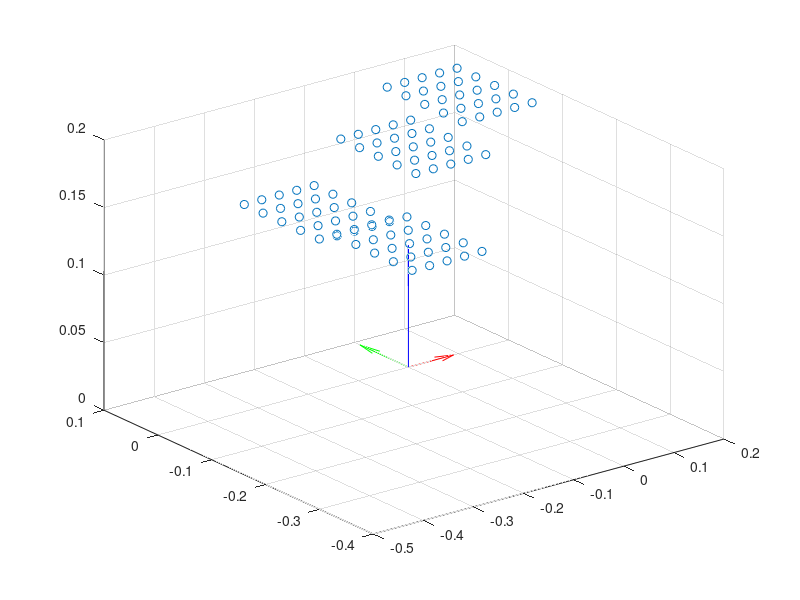
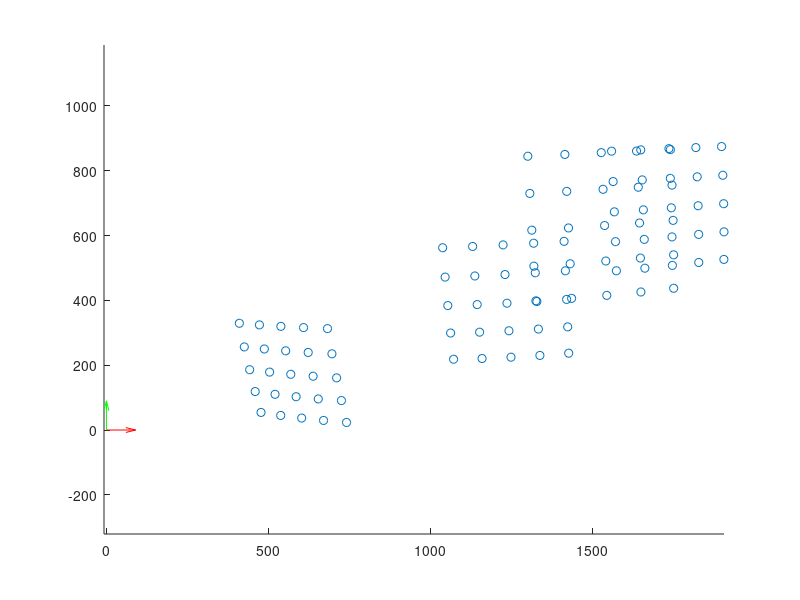
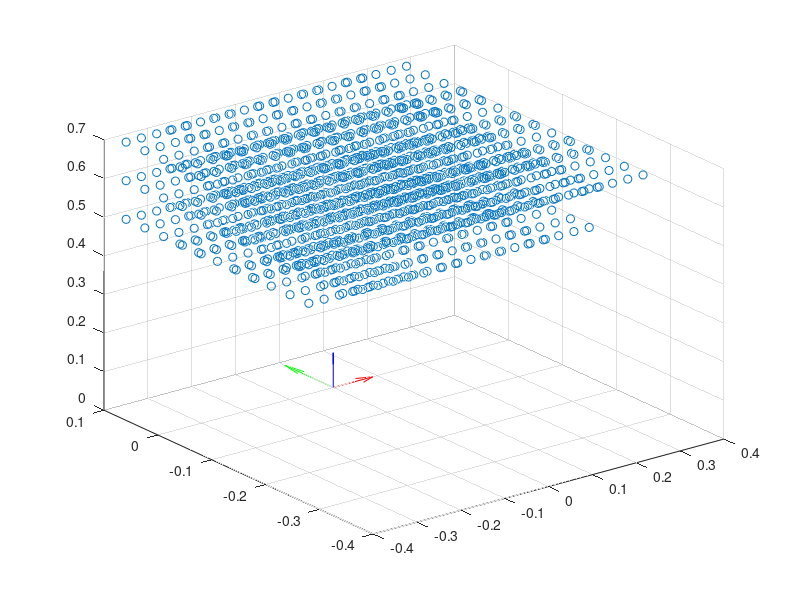
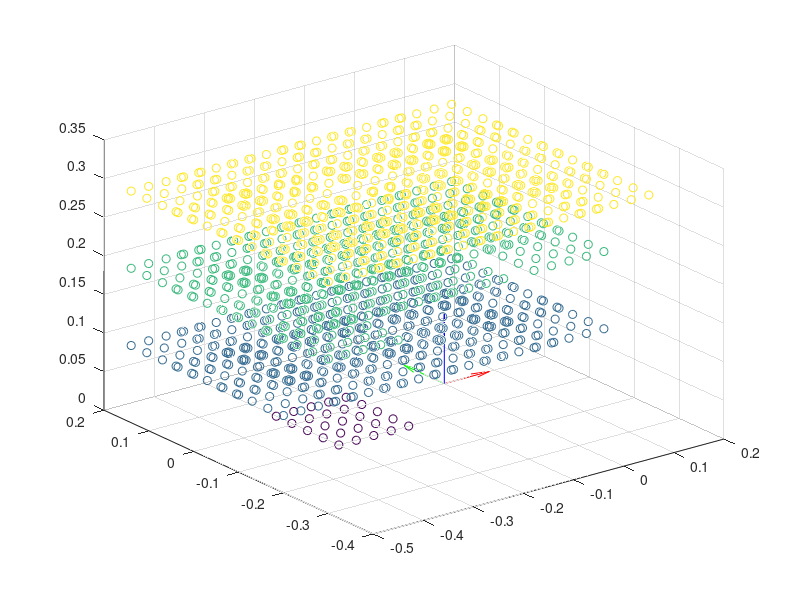

Here is the MATLAB script that generated these plots, in order:
% Matlab setup for visualizing and coarsely calibrating the camera or
% establishing good seed values to begin calibration with. In the future,
% most of this will need to be automated as currently all there is to it is
% a bunch of values you can tweak to change the graphs when it is rerun.

%%
%%Record and preprocess.
big_data = csvread('intrinsic_calibration_points.csv');
%TODO: Make this automatically read from where the file is dropped.

u = big_data(:, 33);
v = big_data(:, 34);

h_x = big_data(:, 13);
h_y = big_data(:, 14);
h_z = big_data(:, 15);

t_x = big_data(:, 29);
t_y = big_data(:, 30);
t_z = big_data(:, 31);

p_x = h_x + t_x;
p_y = h_y + t_y;
p_z = h_z + t_z;

%%
%%Dimensions check. Align the two plots so that their axes point the same
%%direction, and fiddle with the "AXIS ASSIGNMENTS" in
%%intrinsic_detect.cpp, negating them and reassigning them until the shapes
%%in the two plots look more or less identical (not rotated or flipped).
n_targets = 100;

figure('Name', 'Target Scatter - Unadjusted');
scatter3(p_x(1 : n_targets, :), p_y(1 : n_targets, :), p_z(1 : n_targets, :));

hold on;
quiver3(0, 0, 0, 0, 0, 0.1, 'b-');
quiver3(0, 0, 0, 0.1, 0, 0, 'r-');
quiver3(0, 0, 0, 0, 0.1, 0, 'g-');
hold off;

figure('Name', 'Image Scatter - Unadjusted');
scatter(u(1 : n_targets, :), v(1 : n_targets, :));
axis equal;

hold on;
quiver3(0, 0, 0, 100, 0, 0, 'r-');
quiver3(0, 0, 0, 0, 100, 0, 'g-');
hold off;

%%
%%Offset check: set adjust_offset_x, adjust_offset_y, and adjust_offset_z
%%to 0, then look at the distance from the axes in the center to the
%%centroid of the point cloud and set those three values to put the
%%centroid over the axes. These values are then CAM_to_BASE_t in
%%INTRINSIC_CAL.cpp
%TODO: Should this just be automated? It's not like centroids are hard to
%caluclate or anything.
adjust_offset_x = 0.125125;
adjust_offset_y = -0.06;
adjust_offset_z = 0.4;

p_x_adjusted = p_x + adjust_offset_x;
p_y_adjusted = p_y + adjust_offset_y;
p_z_adjusted = p_z + adjust_offset_z;

figure('Name', 'Target Scatter - Adjusted');
scatter3(p_x_adjusted, p_y_adjusted, p_z_adjusted);

hold on;
quiver3(0, 0, 0, 0, 0, 0.1, 'b-');
quiver3(0, 0, 0, 0.1, 0, 0, 'r-');
quiver3(0, 0, 0, 0, 0.1, 0, 'g-');
hold off;

%%
%%Z check: Make sure the squares closest to the camera are larger (points
%%spaced farther apart) than the ones father away, so that you know the Z
%%value in "AXIS ASSIGNMENTS" is not negated. The Z-planes are color-coded
%%for visibility in the flat image.
n_targets = 1500;
figure('Name', '3D Z Check');
scatter3(p_x(1 : n_targets, :), p_y(1 : n_targets, :), p_z(1 : n_targets, :), [], p_z(1 : n_targets));

hold on;
quiver3(0, 0, 0, 0, 0, 0.1, 'b-');
quiver3(0, 0, 0, 0.1, 0, 0, 'r-');
quiver3(0, 0, 0, 0, 0.1, 0, 'g-');
hold off;

figure('Name', '2D Z check');
scatter(u(1 : n_targets, :), v(1 : n_targets, :), [], p_z(1 : n_targets));
axis equal;

hold on;
quiver3(0, 0, 0, 100, 0, 0, 'r-');
quiver3(0, 0, 0, 0, 100, 0, 'g-');
hold off;

%%
%%Target alignment: Make sure that the direction of the color gradient on
%%the 2D and 3D targets matches (when the axes in both plots are aligned).
%%If they do not, transpose the i_circle and j_circle values indices in
%%intrinsic_detect.cpp's "WRITE TO FILE" section.
figure('Name', 'Target Scatter - Color-coded');
scatter3(p_x(1 : 25, :), p_y(1 : 25, :), p_z(1 : 25, :), [], 1 : 25);
hold on;
quiver3(0, 0, 0, 0, 0, 0.1, 'b-');
quiver3(0, 0, 0, 0.1, 0, 0, 'r-');
quiver3(0, 0, 0, 0, 0.1, 0, 'g-');
hold off;

figure('Name', 'Image Scatter - Color-Coded');
scatter(u(1 : 25, :), v(1 : 25, :), [], 1 : 25);
axis equal;

hold on;
quiver3(0, 0, 0, 100, 0, 0, 'r-');
quiver3(0, 0, 0, 0, 100, 0, 'g-');
hold off;

%%
%%Simple intrinsic calculation: Tweak the values in the projection matrix
%%below until the real image (red) and projected one (blue) more or less
%%line up. These values are then fx, fy, cx, and cy in INTRINSIC_CAL.cpp
projection_matrix = [
	1633	0		1222	0;
	0		1635	953		0;
	0		0		1		0
];

u_p = nan(size(p_x));
v_p = nan(size(p_x));
for i = 1 : size(p_x, 1)
	%Project
	projected_point = projection_matrix * [p_x_adjusted(i); p_y_adjusted(i); p_z_adjusted(i); 1];
	u_p(i) = projected_point(1) / projected_point(3);
	v_p(i) = projected_point(2) / projected_point(3);
end

figure('Name', 'Image Match');
scatter(u, v, 'rx');
hold on;
scatter(u_p, v_p, 'bo');
hold on;
quiver3(0, 0, 0, 100, 0, 0, 'r-');
quiver3(0, 0, 0, 0, 100, 0, 'g-');
hold off;